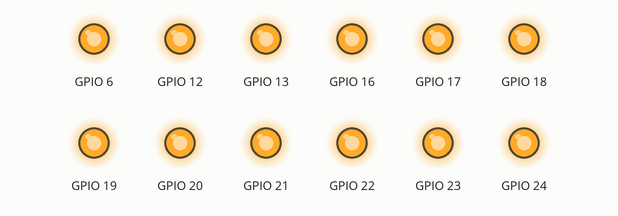
Simulated run of this program. Board: Raspberry Pi (BCM pin numbers). On the bench: output pins drawn as LEDs (lit = HIGH). At 3.0 s the program stops and its outputs stay as they are.

Above: at 0.1 s.
At 3.1 s:
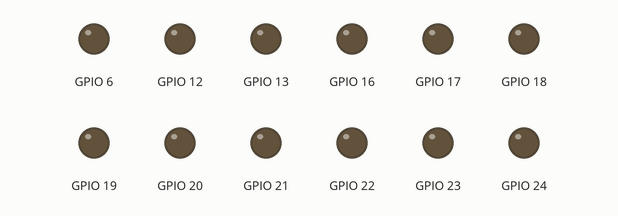
Timing chart, 0 to 4.5 s (numbered marks = the images above):
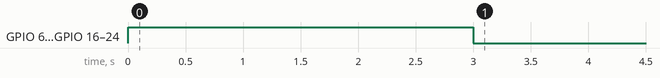

Measured:
- by itself, GPIO 6, GPIO 12, GPIO 13, GPIO 16–24: LOW → HIGH at 0.00 s, → LOW 3.0 s later

The program:

all-on.py
```python
import RPi.GPIO as GPIO, time
GPIO.setmode(GPIO.BCM)
# Start writing your program below

leftBottom, leftMidBotton, leftMiddle, leftMidTop, leftTop = (18, 17, 16, 13, 24)
rightBottom, rightMidBotton, rightMiddle, rightMidTop, rightTop = (19, 20, 21, 22, 23)
leftEye, rightEye = (12, 6)

left =[leftBottom, leftMidBotton, leftMiddle, leftMidTop, leftTop]
right = [rightBottom, rightMidBotton, rightMiddle, rightMidTop, rightTop]
eyes = [leftEye, rightEye]
all = left + right + eyes

GPIO.setup(all, GPIO.OUT)

GPIO.output(all, GPIO.HIGH)
time.sleep(3)
GPIO.output(all, GPIO.LOW)

# Write your program above this line
GPIO.cleanup()
```
